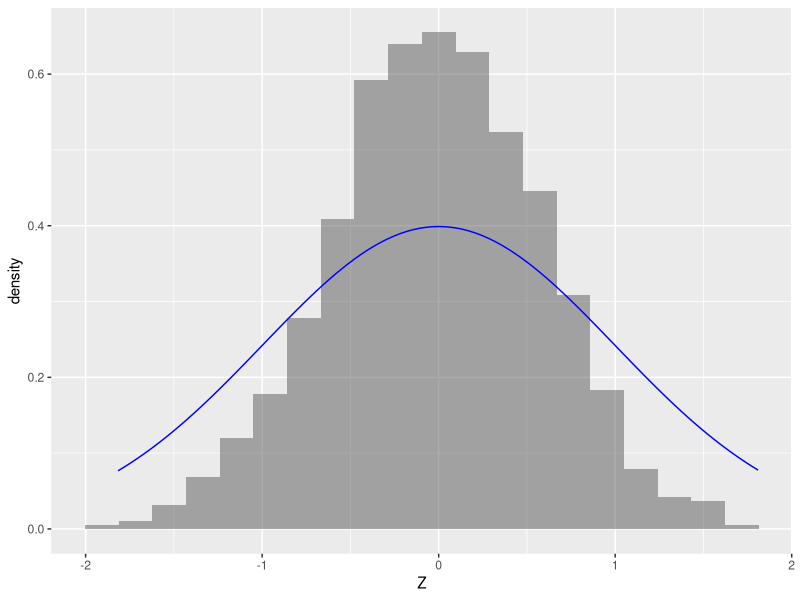
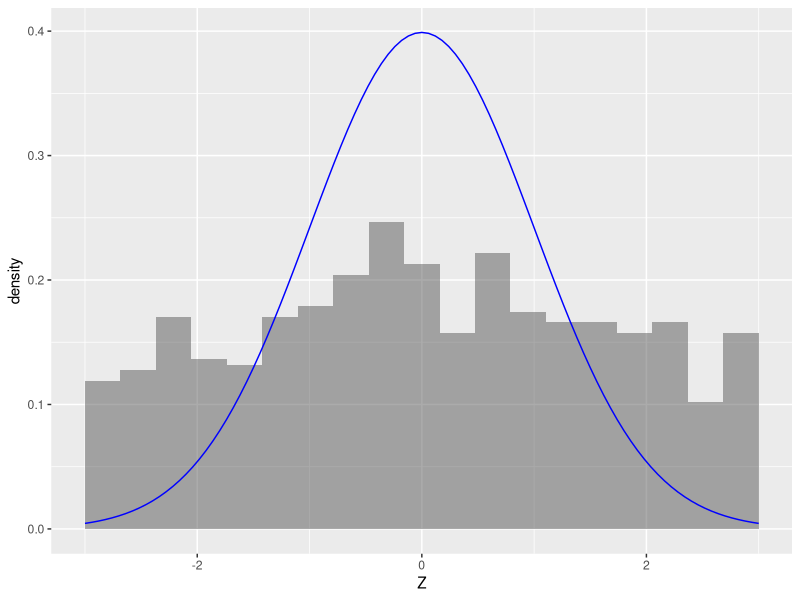

Here is the R script that generated these plots, in order:
# ---- 0. Setup and load libraries, if any ----

library(ggplot2)


# ---- 1. Guinness example: testing assumptions & sampling distributions ----

# Reminder: what is our null hypothesis in this example?

# Let's create a function to run experiments under the null hypothesis:

experiment <- function(N, mu_0, mu, sigma) {
  # Simulate generating samples under the null hypothesis:
  samples <- rnorm(N, mean=mu, sd=sigma) 
  
  Xbar <- mean(samples)          # take the sample mean
  Z <- (Xbar - mu_0) / sigma**2  # compute the Z score
  return(Z)
}

# 2. ---- Run the experiment 1000 times for N=100, mu_0=mu ----

data1 = as.data.frame(replicate(n=1000, experiment(100, 4.5, 4.5, 0.17)))
colnames(data1) <- c("Z")

# Does this histogram look familiar?
ggplot(data1, aes(x=Z)) +
  geom_histogram(aes(y=after_stat(density)), alpha=0.5, bins=20) +
  stat_function(fun=dnorm, args=list(mean=0.0, sd=1.0), col="blue") +
  scale_x_continuous(breaks=-3:3)

# TODO: ylim's don't seem to match for the histogram and the density -
# need to normalize in another way?


# 3. ---- Now run the experiment 1000 times for N=5, mu_0=mu ----

data2 = as.data.frame(replicate(n=1000, experiment(5, 4.5, 4.5, 0.17)))
colnames(data2) <- c("Z")

# Now what's wrong with this histogram?
ggplot(data2, aes(x=Z)) +
  geom_histogram(aes(y=after_stat(density)), alpha=0.5, bins=20) +
  stat_function(fun=dnorm, args=list(mean=0.0, sd=1.0), col="blue") +
  xlim(-3, 3)

# Looks like we'll need a new distribution!
